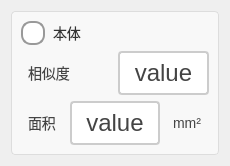
           <widget class="QWidget" name="widget_body" native="true">
            <layout class="QGridLayout" name="gridLayout_2">
             <item row="0" column="0">
              <widget class="QGroupBox" name="groupBox_8">
               <property name="styleSheet">
                <string notr="true">QGroupBox {
    border: 1px solid #DDD;
    border-radius: 4px;
    font: bold 14px;
    color: #666;
    background-color: #F8F8F8;
}

QGroupBox::title {
    subcontrol-origin: margin;
    subcontrol-position: top left;
    left: 10px;
    padding: 0 5px;
}</string>
               </property>
               <property name="title">
                <string/>
               </property>
               <layout class="QVBoxLayout" name="verticalLayout">
                <item>
                 <widget class="QRadioButton" name="rbtn_bodyEnable">
                  <property name="sizePolicy">
                   <sizepolicy hsizetype="Minimum" vsizetype="Minimum">
                    <horstretch>0</horstretch>
                    <verstretch>0</verstretch>
                   </sizepolicy>
                  </property>
                  <property name="styleSheet">
                   <string notr="true">QRadioButton {
    spacing: 8px;
    font-size: 14px;
    color: #333;  /* 保持原始文字颜色 */
}

/* 未选中状态 */
QRadioButton::indicator {
    width: 20px;
    height: 20px;
    border-radius: 10px;
    border: 2px solid #999;
    background: #ffffff;
}

/* 悬停效果 */
QRadioButton::indicator:hover {
    border: 2px solid #666;
}

/* 选中状态 */
QRadioButton::indicator:checked {
    border: 2px solid #FF6B00;  /* 橙色边框 */
}

/* 选中时的内圆 */
QRadioButton::indicator:checked {
    background-color: qradialgradient(
        cx:0.5, cy:0.5,
        radius:0.4,
        fx:0.5, fy:0.5,
        stop:0 #FF6B00,  /* 主橙色 */
        stop:1 transparent
    );
}

/* 禁用状态 */
QRadioButton:::disabled {
    border: 2px solid #ccc;
    background: #eee;
}

/* 点击动画效果 */
QRadioButton::indicator:pressed {
    border: 2px solid #CC5500;  /* 深橙色边框 */
    background-color: qradialgradient(
        cx:0.5, cy:0.5,
        radius:0.5,
        fx:0.5, fy:0.5,
        stop:0 #FFD8B3,  /* 浅橙色渐变 */
        stop:1 transparent
    );
}</string>
                  </property>
                  <property name="text">
                   <string>本体</string>
                  </property>
                 </widget>
                </item>
                <item>
                 <layout class="QHBoxLayout" name="horizontalLayout_9">
                  <item>
                   <widget class="QLabel" name="label_20">
                    <property name="sizePolicy">
                     <sizepolicy hsizetype="Minimum" vsizetype="Minimum">
                      <horstretch>0</horstretch>
                      <verstretch>0</verstretch>
                     </sizepolicy>
                    </property>
                    <property name="styleSheet">
                     <string notr="true">/* 基础标签样式 */
QLabel {
    color: #444444;          /* 主文字色 */
    font-size: 14px;         /* 标准字号 */
    background: transparent; /* 透明背景 */
    padding: 2px 4px;        /* 基础内边距 */
}

/* 标题样式 */
QLabel.title {
    font-size: 16px;
    font-weight: 600;
    color: #333333;
    border-bottom: 1px solid #DDDDDD; /* 下划线装饰 */
    padding-bottom: 4px;
}

/* 副标题/次要文本 */
QLabel.subtitle {
    color: #666666;
    font-size: 13px;
    font-style: italic;
}

/* 强调文本 */
QLabel.emphasis {
    color: #333333;
    font-weight: 500;
    background-color: #F5F5F5;
    border-radius: 3px;
    padding: 4px 8px;
}

/* 状态标签（成功/警告/错误） */
QLabel[state=&quot;success&quot;] {
    color: #228B22;          /* 森林绿 */
    border-left: 3px solid #228B22;
    padding-left: 8px;
}

QLabel[state=&quot;warning&quot;] {
    color: #FF8C00;          /* 暗橙 */
    border-left: 3px solid #FF8C00;
    padding-left: 8px;
}

QLabel[state=&quot;error&quot;] {
    color: #B22222;          /* 砖红 */
    border-left: 3px solid #B22222;
    padding-left: 8px;
}

/* 数据展示标签 */
QLabel.data {
    color: #2F4F4F;          /* 深石板灰 */
    font-family: monospace;
    border: 1px solid #E0E0E0;
    background-color: #FFFFFF;
    padding: 6px 12px;
    border-radius: 4px;
}

/* 禁用状态 */
QLabel:disabled {
    color: #AAAAAA;
    background-color: transparent;
}

/* 链接样式（伪链接效果） */
QLabel.link {
    color: #4682B4;          /* 钢蓝 */
    text-decoration: underline;
    border-bottom: 1px dotted #4682B4;
}

/* 图标标签 */
QLabel.icon {
    qproperty-alignment: AlignCenter;
    border: 1px solid #E0E0E0;
    border-radius: 4px;
    background-color: #FFFFFF;
    padding: 12px;
}</string>
                    </property>
                    <property name="text">
                     <string>相似度</string>
                    </property>
                   </widget>
                  </item>
                  <item>
                   <widget class="QPushButton" name="pbtn_bodySimilarity">
                    <property name="sizePolicy">
                     <sizepolicy hsizetype="Minimum" vsizetype="Minimum">
                      <horstretch>0</horstretch>
                      <verstretch>0</verstretch>
                     </sizepolicy>
                    </property>
                    <property name="styleSheet">
                     <string notr="true">QPushButton {
    padding: 6px 14px;
    border: 2px solid #CCC;
    border-radius: 4px;
    background-color: white;
    color: #444;
	font-size:24px;
}

QPushButton:hover {
    border-color: #999;
    background-color: #F5F5F5;
}

QPushButton:pressed {
    border-color: #777;
    background-color: #EEE;
}</string>
                    </property>
                    <property name="text">
                     <string>value</string>
                    </property>
                   </widget>
                  </item>
                 </layout>
                </item>
                <item>
                 <layout class="QHBoxLayout" name="horizontalLayout_10">
                  <item>
                   <widget class="QLabel" name="label_28">
                    <property name="sizePolicy">
                     <sizepolicy hsizetype="Minimum" vsizetype="Minimum">
                      <horstretch>0</horstretch>
                      <verstretch>0</verstretch>
                     </sizepolicy>
                    </property>
                    <property name="styleSheet">
                     <string notr="true">/* 基础标签样式 */
QLabel {
    color: #444444;          /* 主文字色 */
    font-size: 14px;         /* 标准字号 */
    background: transparent; /* 透明背景 */
    padding: 2px 4px;        /* 基础内边距 */
}

/* 标题样式 */
QLabel.title {
    font-size: 16px;
    font-weight: 600;
    color: #333333;
    border-bottom: 1px solid #DDDDDD; /* 下划线装饰 */
    padding-bottom: 4px;
}

/* 副标题/次要文本 */
QLabel.subtitle {
    color: #666666;
    font-size: 13px;
    font-style: italic;
}

/* 强调文本 */
QLabel.emphasis {
    color: #333333;
    font-weight: 500;
    background-color: #F5F5F5;
    border-radius: 3px;
    padding: 4px 8px;
}

/* 状态标签（成功/警告/错误） */
QLabel[state=&quot;success&quot;] {
    color: #228B22;          /* 森林绿 */
    border-left: 3px solid #228B22;
    padding-left: 8px;
}

QLabel[state=&quot;warning&quot;] {
    color: #FF8C00;          /* 暗橙 */
    border-left: 3px solid #FF8C00;
    padding-left: 8px;
}

QLabel[state=&quot;error&quot;] {
    color: #B22222;          /* 砖红 */
    border-left: 3px solid #B22222;
    padding-left: 8px;
}

/* 数据展示标签 */
QLabel.data {
    color: #2F4F4F;          /* 深石板灰 */
    font-family: monospace;
    border: 1px solid #E0E0E0;
    background-color: #FFFFFF;
    padding: 6px 12px;
    border-radius: 4px;
}

/* 禁用状态 */
QLabel:disabled {
    color: #AAAAAA;
    background-color: transparent;
}

/* 链接样式（伪链接效果） */
QLabel.link {
    color: #4682B4;          /* 钢蓝 */
    text-decoration: underline;
    border-bottom: 1px dotted #4682B4;
}

/* 图标标签 */
QLabel.icon {
    qproperty-alignment: AlignCenter;
    border: 1px solid #E0E0E0;
    border-radius: 4px;
    background-color: #FFFFFF;
    padding: 12px;
}</string>
                    </property>
                    <property name="text">
                     <string>面积</string>
                    </property>
                   </widget>
                  </item>
                  <item>
                   <widget class="QPushButton" name="pbtn_bodyArea">
                    <property name="sizePolicy">
                     <sizepolicy hsizetype="Minimum" vsizetype="Minimum">
                      <horstretch>0</horstretch>
                      <verstretch>0</verstretch>
                     </sizepolicy>
                    </property>
                    <property name="styleSheet">
                     <string notr="true">QPushButton {
    padding: 6px 14px;
    border: 2px solid #CCC;
    border-radius: 4px;
    background-color: white;
    color: #444;
	font-size:24px;
}

QPushButton:hover {
    border-color: #999;
    background-color: #F5F5F5;
}

QPushButton:pressed {
    border-color: #777;
    background-color: #EEE;
}</string>
                    </property>
                    <property name="text">
                     <string>value</string>
                    </property>
                   </widget>
                  </item>
                  <item>
                   <widget class="QLabel" name="label_34">
                    <property name="sizePolicy">
                     <sizepolicy hsizetype="Minimum" vsizetype="Minimum">
                      <horstretch>0</horstretch>
                      <verstretch>0</verstretch>
                     </sizepolicy>
                    </property>
                    <property name="styleSheet">
                     <string notr="true">/* 基础标签样式 */
QLabel {
    color: #444444;          /* 主文字色 */
    font-size: 14px;         /* 标准字号 */
    background: transparent; /* 透明背景 */
    padding: 2px 4px;        /* 基础内边距 */
}

/* 标题样式 */
QLabel.title {
    font-size: 16px;
    font-weight: 600;
    color: #333333;
    border-bottom: 1px solid #DDDDDD; /* 下划线装饰 */
    padding-bottom: 4px;
}

/* 副标题/次要文本 */
QLabel.subtitle {
    color: #666666;
    font-size: 13px;
    font-style: italic;
}

/* 强调文本 */
QLabel.emphasis {
    color: #333333;
    font-weight: 500;
    background-color: #F5F5F5;
    border-radius: 3px;
    padding: 4px 8px;
}

/* 状态标签（成功/警告/错误） */
QLabel[state=&quot;success&quot;] {
    color: #228B22;          /* 森林绿 */
    border-left: 3px solid #228B22;
    padding-left: 8px;
}

QLabel[state=&quot;warning&quot;] {
    color: #FF8C00;          /* 暗橙 */
    border-left: 3px solid #FF8C00;
    padding-left: 8px;
}

QLabel[state=&quot;error&quot;] {
    color: #B22222;          /* 砖红 */
    border-left: 3px solid #B22222;
    padding-left: 8px;
}

/* 数据展示标签 */
QLabel.data {
    color: #2F4F4F;          /* 深石板灰 */
    font-family: monospace;
    border: 1px solid #E0E0E0;
    background-color: #FFFFFF;
    padding: 6px 12px;
    border-radius: 4px;
}

/* 禁用状态 */
QLabel:disabled {
    color: #AAAAAA;
    background-color: transparent;
}

/* 链接样式（伪链接效果） */
QLabel.link {
    color: #4682B4;          /* 钢蓝 */
    text-decoration: underline;
    border-bottom: 1px dotted #4682B4;
}

/* 图标标签 */
QLabel.icon {
    qproperty-alignment: AlignCenter;
    border: 1px solid #E0E0E0;
    border-radius: 4px;
    background-color: #FFFFFF;
    padding: 12px;
}</string>
                    </property>
                    <property name="text">
                     <string>mm²</string>
                    </property>
                   </widget>
                  </item>
                 </layout>
                </item>
               </layout>
              </widget>
             </item>
            </layout>
           </widget>
